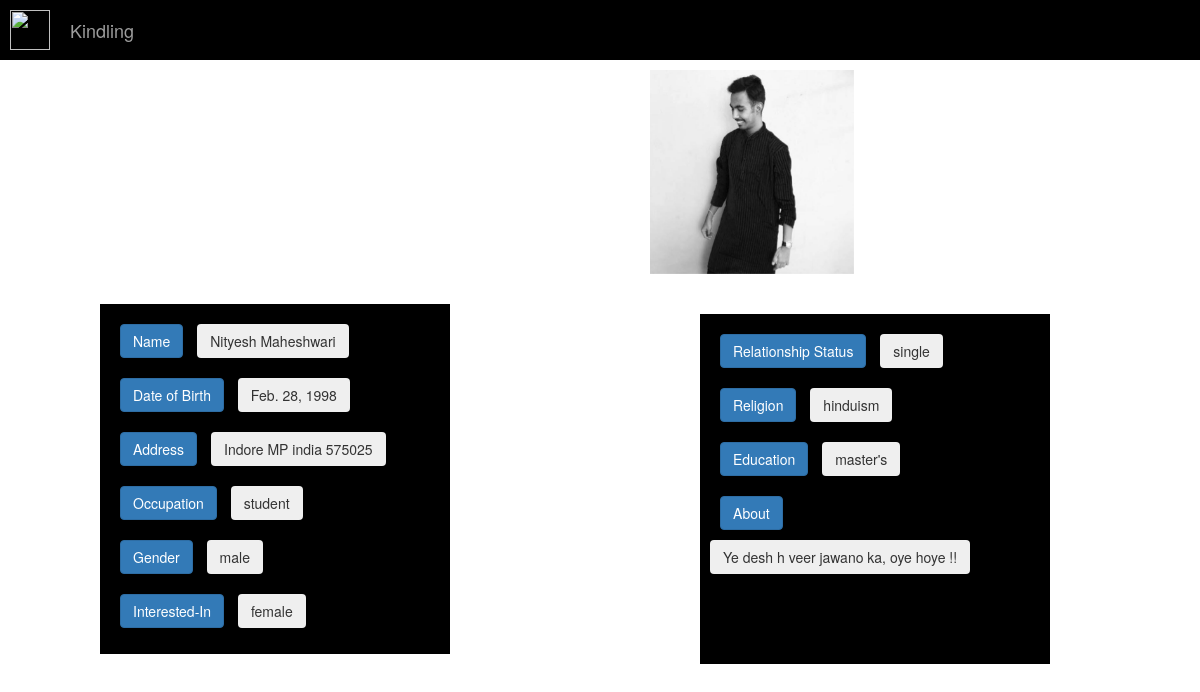
The page /profile/nityesh28 on the database its author committed.
### kindling/models.py (models this page shows, shortened)
class EntrySignup(models.Model):
    uname=models.CharField(max_length=122, primary_key=True)
    psw=models.CharField(max_length=122)
    fname=models.CharField(max_length=122)
    lname=models.CharField(max_length=122)
    country=models.CharField(max_length=122)
    city=models.CharField(max_length=50)
    state=models.CharField(max_length=100)
    zipp=models.IntegerField()
    gender=models.CharField(max_length=10)
    interested_in=models.CharField(max_length=10)
    marital_status=models.CharField(max_length=15)
    religion=models.CharField(max_length=20)
    occupation=models.CharField(max_length=30)
    education_status=models.CharField(max_length=20)
    subject=models.TextField()
    dob=models.DateField()
    dp = models.ImageField(upload_to='media', blank=True, null=True, verbose_name="", default='img.jpg')

### kindling/views.py (the view)
# urls.py: path("profile/<str:pk_test>",views.profile, name="profile"),
def profile(request, pk_test):
    user=EntrySignup.objects.get(uname=pk_test)
    return render(request, 'profile.html', {'userprofile' : user})

### template/profile.html (shortened to what this page needs)
{% extends 'base.html' %}
{% block body %}
<nav class="navbar navbar-inverse navbar-fixed-top" >
  <div class="container-fluid" >
    <a class="navbar-brand" href="#">
      <img src="https://i.postimg.cc/YqtBSLfG/psyche-revived-by-cupid-s-kiss-clip-art-cupid.jpg" width="40" height="40"
        alt="" loading="lazy">
    </a>
    <div class="navbar-header">
      <a class="navbar-brand" href="index">Kindling</a>
    </div>
    </div>
</nav>
{% block content %}
<img src="{{ userprofile.dp.url }}" alt="Avatar" class="image" style="height:40%; width:17%; margin-top: 70px; margin-left: 650px; opacity: 1; ">
<br>
<div class="buttonset1">
<button type="button" class="btn btn-primary" style="margin: 10px;">Name</button>   <button type="button" class="btn btn-secondary">{{userprofile.fname}} {{userprofile.lname}}</button>
<br>
<button type="button" class="btn btn-primary" style="margin: 10px;">Date of Birth</button>  <button type="button" class="btn btn-secondary">{{userprofile.dob}}</button>
<br>
<button type="button" class="btn btn-primary" style="margin: 10px;">Address</button>  <button type="button" class="btn btn-secondary">{{userprofile.city}} {{userprofile.state}} {{userprofile.country}} {{userprofile.zipp}}<br>
</button>
<br>
<button type="button" class="btn btn-primary" style="margin: 10px;">Occupation</button>  <button type="button" class="btn btn-secondary">{{userprofile.occupation}}<br>
</button>
<br>
<button type="button" class="btn btn-primary" style="margin: 10px;">Gender</button>  <button type="button" class="btn btn-secondary">{{userprofile.gender}}<br>
</button>
<br>
<button type="button" class="btn btn-primary" style="margin: 10px;">Interested-In</button>  <button type="button" class="btn btn-secondary">{{userprofile.interested_in}}<br>
</button>
</div>
<br>
<div class="buttonset2">
<button type="button" class="btn btn-primary" style="margin: 10px;">Relationship Status</button>  <button type="button" class="btn btn-secondary">{{userprofile.marital_status}}<br>
</button>
<br>
<button type="button" class="btn btn-primary" style="margin: 10px;">Religion</button>  <button type="button" class="btn btn-secondary">{{userprofile.religion}}<br>
</button>
<br>
<button type="button" class="btn btn-primary" style="margin: 10px;">Education</button>  <button type="button" class="btn btn-secondary">{{userprofile.education_status}}<br>
</button>
<br>
<button type="button" class="btn btn-primary" style="margin: 10px;">About</button>  <button type="button" class="btn btn-secondary">{{userprofile.subject}}<br>
</button>
</div>
{% endblock content %}
{% endblock body %}

### template/base.html (shortened to what this page needs)
{% load static %}
<!DOCTYPE html>
<html>
<head>
	<link rel="stylesheet" href="https://maxcdn.bootstrapcdn.com/bootstrap/3.4.1/css/bootstrap.min.css">
	<link rel="stylesheet" href ="{% static 'sudi.css' %}">
</head>
<body>
{% block body %}
{% endblock body %}
</body>
</html>

### static/sudi.css (style rules this page uses)
.image { opacity: 0.3; display: block; transition: .5s ease; backface-visibility: hidden; }
.navbar, .navbar-inverse { border-radius: 0; border: 0; }
.container-fluid { background-color: #000000 }
.navbar-brand { padding-left: 10px; padding-bottom: 10px; padding-top: 10px; padding-right: 10px; }
.navbar-header { padding-left: 15px; padding-top: 10px; height:60px; width: 600px; }

### rows shown on the page
EntrySignup: dp (picture), fname "Nityesh", lname "Maheshwari", dob "Feb. 28, 1998", city "Indore", state "MP", country "india", zipp "575025", occupation "student", gender "male", interested_in "female", marital_status "single", religion "hinduism", education_status "master's", subject "Ye desh h veer jawano ka, oye hoye !!"
